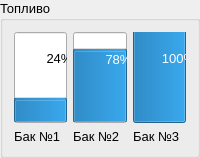
                      <widget class="QGroupBox" name="groupBox_7">
                       <property name="font">
                        <font>
                         <pointsize>10</pointsize>
                         <bold>false</bold>
                         <underline>false</underline>
                        </font>
                       </property>
                       <property name="title">
                        <string>Топливо</string>
                       </property>
                       <layout class="QHBoxLayout" name="horizontalLayout_33">
                        <item>
                         <layout class="QHBoxLayout" name="horizontalLayout_29">
                          <item>
                           <layout class="QVBoxLayout" name="verticalLayout_29">
                            <item>
                             <widget class="QProgressBar" name="progressBar">
                              <property name="sizePolicy">
                               <sizepolicy hsizetype="Minimum" vsizetype="Expanding">
                                <horstretch>0</horstretch>
                                <verstretch>0</verstretch>
                               </sizepolicy>
                              </property>
                              <property name="value">
                               <number>24</number>
                              </property>
                              <property name="orientation">
                               <enum>Qt::Vertical</enum>
                              </property>
                             </widget>
                            </item>
                            <item>
                             <widget class="QLabel" name="label_24">
                              <property name="text">
                               <string>Бак №1</string>
                              </property>
                             </widget>
                            </item>
                           </layout>
                          </item>
                          <item>
                           <layout class="QVBoxLayout" name="verticalLayout_30">
                            <item>
                             <widget class="QProgressBar" name="progressBar_2">
                              <property name="sizePolicy">
                               <sizepolicy hsizetype="Minimum" vsizetype="Expanding">
                                <horstretch>0</horstretch>
                                <verstretch>0</verstretch>
                               </sizepolicy>
                              </property>
                              <property name="value">
                               <number>78</number>
                              </property>
                              <property name="orientation">
                               <enum>Qt::Vertical</enum>
                              </property>
                             </widget>
                            </item>
                            <item>
                             <widget class="QLabel" name="label_25">
                              <property name="text">
                               <string>Бак №2</string>
                              </property>
                             </widget>
                            </item>
                           </layout>
                          </item>
                          <item>
                           <layout class="QVBoxLayout" name="verticalLayout_31">
                            <item>
                             <widget class="QProgressBar" name="progressBar_3">
                              <property name="sizePolicy">
                               <sizepolicy hsizetype="Minimum" vsizetype="Expanding">
                                <horstretch>0</horstretch>
                                <verstretch>0</verstretch>
                               </sizepolicy>
                              </property>
                              <property name="value">
                               <number>100</number>
                              </property>
                              <property name="orientation">
                               <enum>Qt::Vertical</enum>
                              </property>
                             </widget>
                            </item>
                            <item>
                             <widget class="QLabel" name="label_26">
                              <property name="text">
                               <string>Бак №3</string>
                              </property>
                             </widget>
                            </item>
                           </layout>
                          </item>
                         </layout>
                        </item>
                       </layout>
                      </widget>
